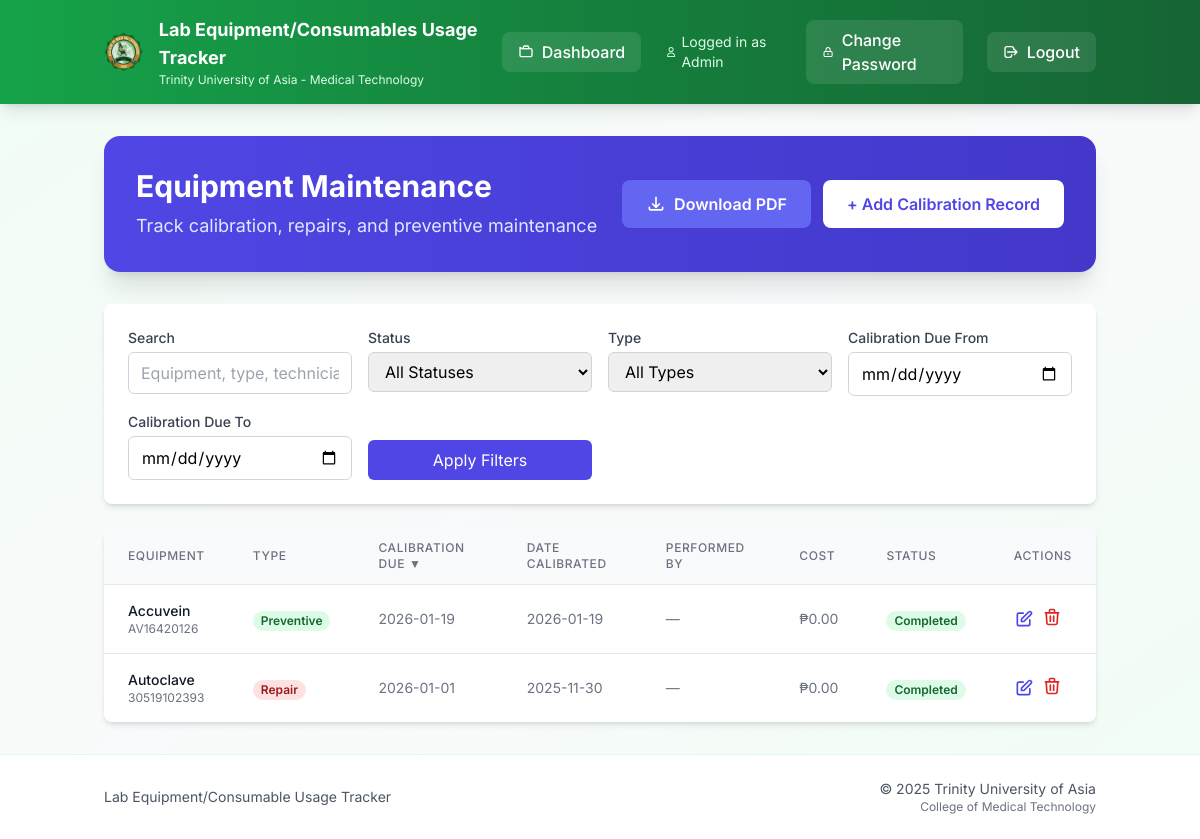
Before: /maintenance (signed in) with the older database file.
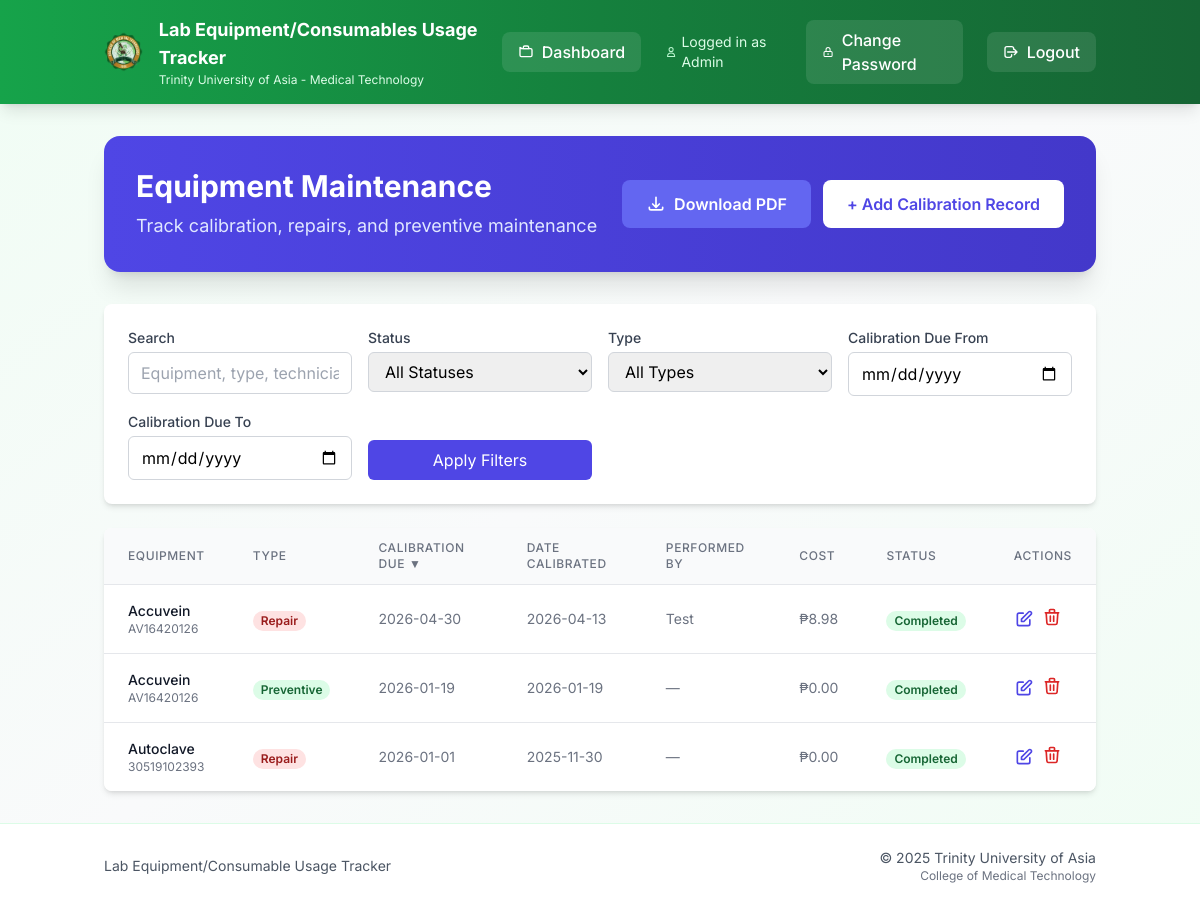
After: the same page with the newer database file.
### models.py (models this page shows)
class EquipmentMaintenance(db.Model):
    id = db.Column(db.Integer, primary_key=True)
    equipment_id = db.Column(db.Integer, db.ForeignKey('equipment.id'), nullable=False)
    maintenance_type = db.Column(db.String(50), nullable=False)  # 'calibration', 'repair', 'preventive', 'inspection'
    scheduled_date = db.Column(db.Date, nullable=False)
    completed_date = db.Column(db.Date, nullable=True)
    performed_by = db.Column(db.String(200), nullable=True)  # Technician/vendor name
    notes = db.Column(db.Text, nullable=True)
    cost = db.Column(db.Float, nullable=True, default=0.0)
    status = db.Column(db.String(20), nullable=False, default='scheduled')  # 'scheduled', 'completed', 'overdue'
    created_by = db.Column(db.Integer, db.ForeignKey('user.id'), nullable=False)
    created_at = db.Column(db.DateTime, default=db.func.current_timestamp())
    equipment = db.relationship('Equipment', backref='maintenance_records')
    creator = db.relationship('User', backref='maintenance_created')

class Equipment(db.Model):
    id = db.Column(db.Integer, primary_key=True)
    description = db.Column(db.String(200), nullable=False)
    qty = db.Column(db.Integer)
    date_purchased = db.Column(db.String(20))
    serial_number = db.Column(db.String(100))
    brand_name = db.Column(db.String(100))
    model = db.Column(db.String(100))
    remarks = db.Column(db.String(100))
    location = db.Column(db.String(200))
    barcode = db.Column(db.String(50), nullable=True)  # Barcode for quick scanning

### app.py (the view, shortened to what this page needs)
@app.route('/maintenance')
def maintenance():
    if session.get('role') not in ['admin', 'tech']:
        return redirect(url_for('dashboard'))
    from datetime import date
    q = request.args.get('q', '').strip()
    sort = request.args.get('sort', 'calibration_due')
    direction = request.args.get('dir', 'desc').lower()
    direction = 'desc' if direction == 'desc' else 'asc'
    status_filter = request.args.get('status', 'all')  # all, scheduled, completed, overdue
    type_filter = request.args.get('type', 'all')  # all, calibration, repair, preventive, inspection
    date_from = request.args.get('date_from', '').strip()
    date_to = request.args.get('date_to', '').strip()
    sort_aliases = {
        'calibration_due': 'scheduled_date',
        'date_calibrated': 'completed_date',
    }
    sort = sort_aliases.get(sort, sort)
    sortable_fields = {
        'equipment', 'maintenance_type', 'scheduled_date', 'completed_date',
        'performed_by', 'cost', 'status', 'created_at'
    }
    if sort not in sortable_fields:
        sort = 'scheduled_date'
    query = EquipmentMaintenance.query.outerjoin(Equipment)
    if status_filter != 'all':
        query = query.filter(EquipmentMaintenance.status == status_filter)
    if type_filter != 'all':
        query = query.filter(EquipmentMaintenance.maintenance_type == type_filter)
    if date_from:
        query = query.filter(EquipmentMaintenance.scheduled_date >= date_from)
    if date_to:
        query = query.filter(EquipmentMaintenance.scheduled_date <= date_to)
    if sort == 'equipment':
        sort_col = Equipment.description
    else:
        sort_col = getattr(EquipmentMaintenance, sort)
    query = query.order_by(sort_col.desc() if direction == 'desc' else sort_col.asc())
    records = query.all()
    today = date.today()
    for record in records:
        if record.status == 'scheduled' and record.scheduled_date < today:
            record.status = 'overdue'
    db.session.commit()
    return render_template('maintenance.html',
                         records=records,
                         q=q,
                         sort=sort,
                         dir=direction,
                         status_filter=status_filter,
                         type_filter=type_filter,
                         date_from=date_from,
                         date_to=date_to)

### templates/maintenance.html (shortened to what the changed rows need)
{% extends "base.html" %}
{% block content %}
<div class="bg-gradient-to-r from-indigo-600 to-indigo-700 rounded-2xl shadow-xl text-white p-8 mb-8">
  <div class="flex items-center justify-between flex-wrap gap-4">
    <div>
      <h1 class="text-3xl font-bold mb-2">Equipment Maintenance</h1>
    </div>
  </div>
</div>
<div class="bg-white rounded-lg shadow-md overflow-hidden">
  <div class="overflow-x-auto">
    <table class="min-w-full divide-y divide-gray-200">
      <thead class="bg-gray-50">
        <tr>
          <th class="px-6 py-3 text-left text-xs font-medium text-gray-500 uppercase tracking-wider">
            <a href="?sort=equipment&dir={% if sort == 'equipment' and dir == 'asc' %}desc{% else %}asc{% endif %}&q={{ q }}&status={{ status_filter }}&type={{ type_filter }}&date_from={{ date_from }}&date_to={{ date_to }}"
              class="hover:text-gray-700">Equipment </a>
          </th>
          <th class="px-6 py-3 text-left text-xs font-medium text-gray-500 uppercase tracking-wider">
            <a href="?sort=maintenance_type&dir={% if sort == 'maintenance_type' and dir == 'asc' %}desc{% else %}asc{% endif %}&q={{ q }}&status={{ status_filter }}&type={{ type_filter }}&date_from={{ date_from }}&date_to={{ date_to }}"
              class="hover:text-gray-700">Type </a>
          </th>
          <th class="px-6 py-3 text-left text-xs font-medium text-gray-500 uppercase tracking-wider">
            <a href="?sort=calibration_due&dir={% if sort == 'scheduled_date' and dir == 'asc' %}desc{% else %}asc{% endif %}&q={{ q }}&status={{ status_filter }}&type={{ type_filter }}&date_from={{ date_from }}&date_to={{ date_to }}"
              class="hover:text-gray-700">Calibration Due {% if sort == 'scheduled_date' %}{{ '▲' if dir == 'asc' else '▼'
              }}{% endif %}</a>
          </th>
          <th class="px-6 py-3 text-left text-xs font-medium text-gray-500 uppercase tracking-wider">
            <a href="?sort=date_calibrated&dir={% if sort == 'completed_date' and dir == 'asc' %}desc{% else %}asc{% endif %}&q={{ q }}&status={{ status_filter }}&type={{ type_filter }}&date_from={{ date_from }}&date_to={{ date_to }}"
              class="hover:text-gray-700">Date Calibrated </a>
          </th>
          <th class="px-6 py-3 text-left text-xs font-medium text-gray-500 uppercase tracking-wider">
            <a href="?sort=performed_by&dir={% if sort == 'performed_by' and dir == 'asc' %}desc{% else %}asc{% endif %}&q={{ q }}&status={{ status_filter }}&type={{ type_filter }}&date_from={{ date_from }}&date_to={{ date_to }}"
              class="hover:text-gray-700">Performed By </a>
          </th>
          <th class="px-6 py-3 text-left text-xs font-medium text-gray-500 uppercase tracking-wider">
            <a href="?sort=cost&dir={% if sort == 'cost' and dir == 'asc' %}desc{% else %}asc{% endif %}&q={{ q }}&status={{ status_filter }}&type={{ type_filter }}&date_from={{ date_from }}&date_to={{ date_to }}"
              class="hover:text-gray-700">Cost {% if sort == 'cost' %}{{ '▲' if dir == 'asc' else '▼' }}{% endif %}</a>
          </th>
          <th class="px-6 py-3 text-left text-xs font-medium text-gray-500 uppercase tracking-wider">
            <a href="?sort=status&dir={% if sort == 'status' and dir == 'asc' %}desc{% else %}asc{% endif %}&q={{ q }}&status={{ status_filter }}&type={{ type_filter }}&date_from={{ date_from }}&date_to={{ date_to }}"
              class="hover:text-gray-700">Status </a>
          </th>
          <th class="px-6 py-3 text-left text-xs font-medium text-gray-500 uppercase tracking-wider">Actions</th>
        </tr>
      </thead>
      <tbody class="bg-white divide-y divide-gray-200">
        {% if records %}
        {% for record in records %}
        <tr class="hover:bg-gray-50">
          <td class="px-6 py-4 whitespace-nowrap">
            <div class="text-sm font-medium text-gray-900">{{ record.equipment.description if record.equipment else
              'N/A' }}</div>
            <div class="text-xs text-gray-500">{{ record.equipment.serial_number if record.equipment else '' }}</div>
          </td>
          <td class="px-6 py-4 whitespace-nowrap">
            <span class="px-2 inline-flex text-xs leading-5 font-semibold rounded-full
                {% if record.maintenance_type == 'calibration' %}bg-blue-100 text-blue-800
                {% elif record.maintenance_type == 'repair' %}bg-red-100 text-red-800
                {% elif record.maintenance_type == 'preventive' %}bg-green-100 text-green-800
                {% else %}bg-gray-100 text-gray-800{% endif %}">
              {{ record.maintenance_type|title }}
            </span>
          </td>
          <td class="px-6 py-4 whitespace-nowrap text-sm text-gray-500">
            {{ record.scheduled_date.strftime('%Y-%m-%d') }}
          </td>
          <td class="px-6 py-4 whitespace-nowrap text-sm text-gray-500">
            {{ record.completed_date.strftime('%Y-%m-%d') if record.completed_date else '—' }}
          </td>
          <td class="px-6 py-4 whitespace-nowrap text-sm text-gray-500">
            {{ record.performed_by if record.performed_by else '—' }}
          </td>
          <td class="px-6 py-4 whitespace-nowrap text-sm text-gray-500">
            ₱{{ "%.2f"|format(record.cost or 0.0) }}
          </td>
          <td class="px-6 py-4 whitespace-nowrap">
            <span class="px-2 inline-flex text-xs leading-5 font-semibold rounded-full
                {% if record.status == 'completed' %}bg-green-100 text-green-800
                {% elif record.status == 'overdue' %}bg-red-100 text-red-800
                {% else %}bg-yellow-100 text-yellow-800{% endif %}">
              {{ record.status|title }}
            </span>
          </td>
          <td class="px-6 py-4 whitespace-nowrap text-sm font-medium">
            <div class="flex items-center gap-2">
              {% if session.role in ['admin', 'tech'] %}
              <a href="{{ url_for('edit_maintenance', id=record.id) }}" class="text-indigo-600 hover:text-indigo-900"
                title="Edit">
                <svg class="h-5 w-5" fill="none" stroke="currentColor" viewBox="0 0 24 24">
                  <path stroke-linecap="round" stroke-linejoin="round" stroke-width="2"
                    d="M11 5H6a2 2 0 00-2 2v11a2 2 0 002 2h11a2 2 0 002-2v-5m-1.414-9.414a2 2 0 112.828 2.828L11.828 15H9v-2.828l8.586-8.586z" />
                </svg>
              </a>
              <form method="POST" action="{{ url_for('delete_maintenance', id=record.id) }}" class="inline"
                onsubmit="return confirm('Delete this maintenance record?')">
                <button type="submit" class="text-red-600 hover:text-red-900" title="Delete">
                  <svg class="h-5 w-5" fill="none" stroke="currentColor" viewBox="0 0 24 24">
                    <path stroke-linecap="round" stroke-linejoin="round" stroke-width="2"
                      d="M19 7l-.867 12.142A2 2 0 0116.138 21H7.862a2 2 0 01-1.995-1.858L5 7m5 4v6m4-6v6m1-10V4a1 1 0 00-1-1h-4a1 1 0 00-1 1v3M4 7h16" />
                  </svg>
                </button>
              </form>
              {% endif %}
            </div>
          </td>
        </tr>
        {% endfor %}
        {% endif %}
      </tbody>
    </table>
  </div>
</div>
{% endblock %}

Changed rows visible on the page:
added EquipmentMaintenance: equipment "Accuvein", equipment "AV16420126", maintenance_type "Repair", scheduled_date "2026-04-30", completed_date "2026-04-13", performed_by "Test", cost "8.98", status "Completed"
